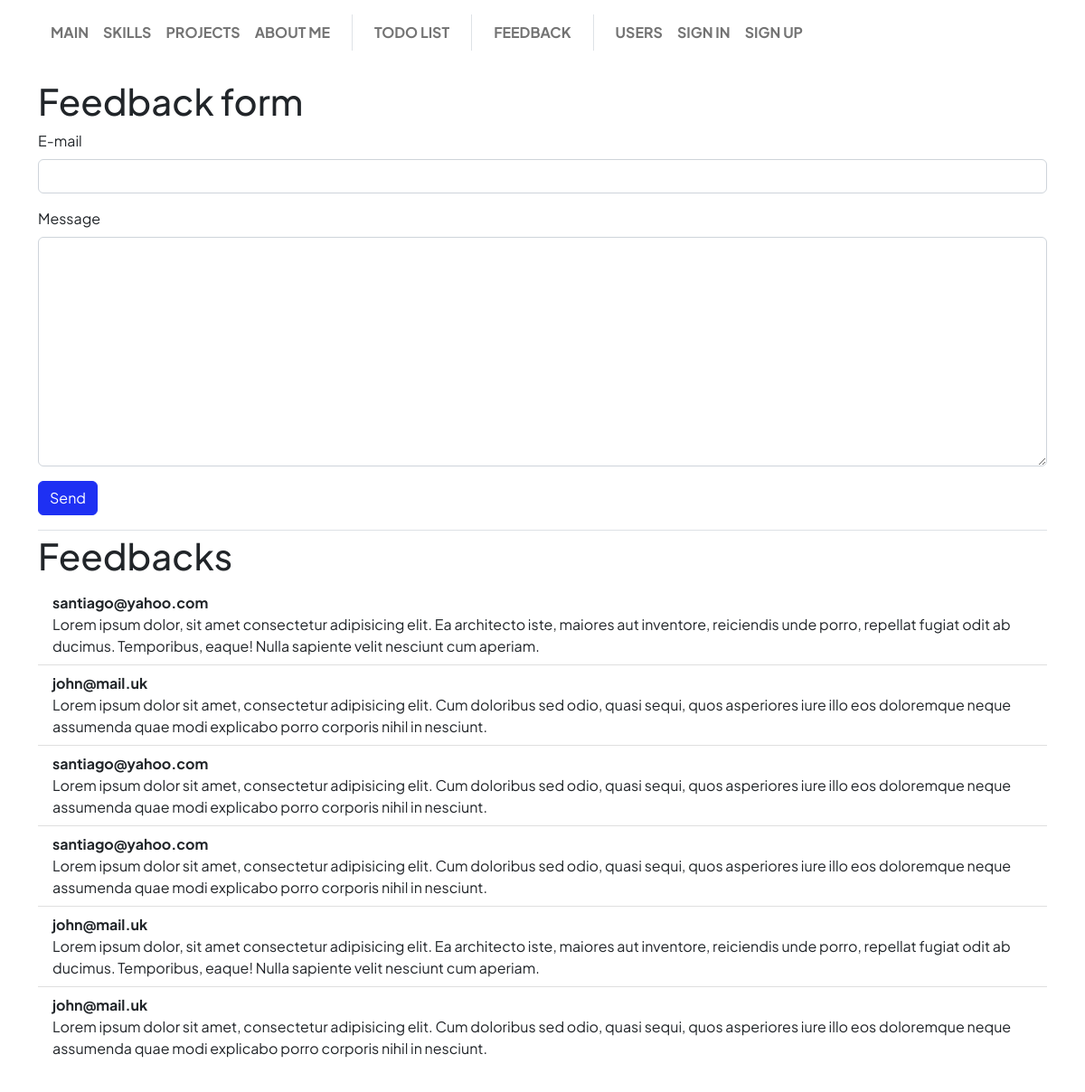
The page /feedback/ on the database its author committed.
### app/feedback/models.py (models this page shows)
class FeedBack(db.Model):
    __tablename__ = "feedback"
    id = Column(Integer, primary_key=True)
    email = Column(String(256), nullable=False)
    message = Column(String(768), nullable=True)

### app/feedback/views.py (the view, shortened to what this page needs)
@feedback_blueprint.route('/', methods=["GET", "POST"])
def index():
    form = FeedBackForm()
    feedbacks_list = FeedBack.query.all()
    return render_template("feedback/index.html", form=form, feedbacks_list=feedbacks_list)

### app/feedback/forms.py
class FeedBackForm(FlaskForm):
    email = EmailField("E-mail",
                       validators=[
                           Length(max=256),
                           Email(message="Incorrect e-mail"),
                           DataRequired(message="E-mail is required"),
                       ])
    message = TextAreaField("Message",
                            validators=[
                                Length(max=768),
                                DataRequired(message="Feedback message is required"),
                            ])
    submit = SubmitField("Send")

### app/base/menu.py (called while the page is built)
@base_blueprint.app_context_processor
def inject_menu():
    return dict(menu=__menu__.__iter__(), menu_separator=__separator__)

    @property
    def url(self):
        return url_for(self.endpoint)

    @property
    def visible(self):
        return not self.visibility_lambda or self.visibility_lambda()

### app/feedback/templates/feedback/index.html (shortened to what this page needs)
{% extends "base/base.html" %}
{% from "base/macros.html" import render_field, render_text_input_horizontal %}
{% block page_body %}
<h1>Feedback form</h1>
<form method="POST" novalidate>
    {{ render_field(form.email) }}
    {{ render_field(form.message) }}
    {{ render_field(form.submit) }}
</form>
{% if feedbacks_list.__len__() > 0 %}
<h1 class="pt-1 mt-3 border-top">Feedbacks</h1>
<ul class="list-group list-group-flush mb-5">
    {% for feedback in feedbacks_list %}
    <li class="list-group-item">
        <span class="fw-bolder"> {{ feedback["email"] }} </span>
        <br/>
        <span> {{ feedback["message"] }} </span>
    </li>
    {% endfor%}
</ul>
{% endif %}
{% endblock %}

### rows shown on the page
FeedBack: email "santiago@yahoo.com", message "Lorem ipsum dolor, sit amet consectetur adipisicing elit. Ea architecto iste, maiores aut inventore, reiciendis unde porro, repellat fugiat odit ab ducimus. Temporibus, eaque! Nulla sapiente velit nesciunt cum aperiam."
FeedBack: email "john@mail.uk", message "Lorem ipsum dolor sit amet, consectetur adipisicing elit. Cum doloribus sed odio, quasi sequi, quos asperiores iure illo eos doloremque neque assumenda quae modi explicabo porro corporis nihil in nesciunt."
FeedBack: email "santiago@yahoo.com", message "Lorem ipsum dolor sit amet, consectetur adipisicing elit. Cum doloribus sed odio, quasi sequi, quos asperiores iure illo eos doloremque neque assumenda quae modi explicabo porro corporis nihil in nesciunt."
FeedBack: email "santiago@yahoo.com", message "Lorem ipsum dolor sit amet, consectetur adipisicing elit. Cum doloribus sed odio, quasi sequi, quos asperiores iure illo eos doloremque neque assumenda quae modi explicabo porro corporis nihil in nesciunt."
FeedBack: email "john@mail.uk", message "Lorem ipsum dolor, sit amet consectetur adipisicing elit. Ea architecto iste, maiores aut inventore, reiciendis unde porro, repellat fugiat odit ab ducimus. Temporibus, eaque! Nulla sapiente velit nesciunt cum aperiam."
FeedBack: email "john@mail.uk", message "Lorem ipsum dolor sit amet, consectetur adipisicing elit. Cum doloribus sed odio, quasi sequi, quos asperiores iure illo eos doloremque neque assumenda quae modi explicabo porro corporis nihil in nesciunt."

### other values the page prints
{{ item.name | upper }} "MAIN" "SKILLS" "PROJECTS" "ABOUT ME" "TODO LIST" "FEEDBACK" "USERS" "SIGN IN" "SIGN UP"
{{ field.label.text }} "E-mail"
{{ field.label.text }} "Message"
